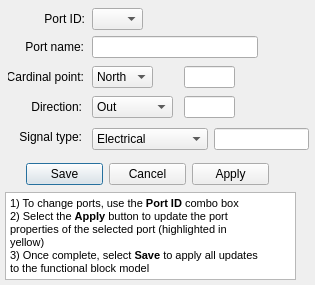
<?xml version="1.0" encoding="UTF-8"?>
<ui version="4.0">
 <class>Dialog</class>
 <widget class="QDialog" name="Dialog">
  <property name="geometry">
   <rect>
    <x>0</x>
    <y>0</y>
    <width>315</width>
    <height>285</height>
   </rect>
  </property>
  <property name="sizePolicy">
   <sizepolicy hsizetype="Fixed" vsizetype="Fixed">
    <horstretch>0</horstretch>
    <verstretch>0</verstretch>
   </sizepolicy>
  </property>
  <property name="minimumSize">
   <size>
    <width>315</width>
    <height>285</height>
   </size>
  </property>
  <property name="maximumSize">
   <size>
    <width>315</width>
    <height>285</height>
   </size>
  </property>
  <property name="baseSize">
   <size>
    <width>0</width>
    <height>0</height>
   </size>
  </property>
  <property name="font">
   <font>
    <family>Segoe UI</family>
   </font>
  </property>
  <property name="windowTitle">
   <string>Edit port(s)</string>
  </property>
  <property name="windowIcon">
   <iconset>
    <normaloff>Icon_SystemLabDesigner.bmp</normaloff>Icon_SystemLabDesigner.bmp</iconset>
  </property>
  <property name="modal">
   <bool>true</bool>
  </property>
  <widget class="QDialogButtonBox" name="buttonBox">
   <property name="geometry">
    <rect>
     <x>26</x>
     <y>158</y>
     <width>243</width>
     <height>32</height>
    </rect>
   </property>
   <property name="orientation">
    <enum>Qt::Horizontal</enum>
   </property>
   <property name="standardButtons">
    <set>QDialogButtonBox::Apply|QDialogButtonBox::Cancel|QDialogButtonBox::Save</set>
   </property>
  </widget>
  <widget class="QComboBox" name="signalBox">
   <property name="geometry">
    <rect>
     <x>92</x>
     <y>128</y>
     <width>116</width>
     <height>22</height>
    </rect>
   </property>
   <property name="editable">
    <bool>false</bool>
   </property>
   <property name="currentText">
    <string>Electrical</string>
   </property>
   <property name="currentIndex">
    <number>0</number>
   </property>
   <property name="maxVisibleItems">
    <number>6</number>
   </property>
   <item>
    <property name="text">
     <string>Electrical</string>
    </property>
   </item>
   <item>
    <property name="text">
     <string>Optical</string>
    </property>
   </item>
   <item>
    <property name="text">
     <string>Digital</string>
    </property>
   </item>
   <item>
    <property name="text">
     <string>Analog (1)</string>
    </property>
   </item>
   <item>
    <property name="text">
     <string>Analog (2)</string>
    </property>
   </item>
   <item>
    <property name="text">
     <string>Analog (3)</string>
    </property>
   </item>
   <item>
    <property name="text">
     <string>Disabled</string>
    </property>
   </item>
  </widget>
  <widget class="QLabel" name="label_5">
   <property name="geometry">
    <rect>
     <x>12</x>
     <y>126</y>
     <width>70</width>
     <height>21</height>
    </rect>
   </property>
   <property name="layoutDirection">
    <enum>Qt::RightToLeft</enum>
   </property>
   <property name="text">
    <string>Signal type:</string>
   </property>
   <property name="alignment">
    <set>Qt::AlignRight|Qt::AlignTrailing|Qt::AlignVCenter</set>
   </property>
  </widget>
  <widget class="QLabel" name="label_3">
   <property name="geometry">
    <rect>
     <x>8</x>
     <y>66</y>
     <width>76</width>
     <height>21</height>
    </rect>
   </property>
   <property name="layoutDirection">
    <enum>Qt::RightToLeft</enum>
   </property>
   <property name="text">
    <string>Cardinal point:</string>
   </property>
   <property name="alignment">
    <set>Qt::AlignRight|Qt::AlignTrailing|Qt::AlignVCenter</set>
   </property>
  </widget>
  <widget class="QLabel" name="label_2">
   <property name="geometry">
    <rect>
     <x>22</x>
     <y>36</y>
     <width>62</width>
     <height>21</height>
    </rect>
   </property>
   <property name="layoutDirection">
    <enum>Qt::RightToLeft</enum>
   </property>
   <property name="text">
    <string>Port name:</string>
   </property>
   <property name="alignment">
    <set>Qt::AlignRight|Qt::AlignTrailing|Qt::AlignVCenter</set>
   </property>
  </widget>
  <widget class="QComboBox" name="cardinalBox">
   <property name="geometry">
    <rect>
     <x>92</x>
     <y>66</y>
     <width>61</width>
     <height>22</height>
    </rect>
   </property>
   <property name="editable">
    <bool>false</bool>
   </property>
   <property name="currentText">
    <string>North</string>
   </property>
   <property name="currentIndex">
    <number>0</number>
   </property>
   <property name="maxVisibleItems">
    <number>4</number>
   </property>
   <item>
    <property name="text">
     <string>North</string>
    </property>
   </item>
   <item>
    <property name="text">
     <string>East</string>
    </property>
   </item>
   <item>
    <property name="text">
     <string>South</string>
    </property>
   </item>
   <item>
    <property name="text">
     <string>West</string>
    </property>
   </item>
  </widget>
  <widget class="QLineEdit" name="portName">
   <property name="geometry">
    <rect>
     <x>92</x>
     <y>36</y>
     <width>166</width>
     <height>22</height>
    </rect>
   </property>
  </widget>
  <widget class="QComboBox" name="directionBox">
   <property name="geometry">
    <rect>
     <x>92</x>
     <y>96</y>
     <width>81</width>
     <height>22</height>
    </rect>
   </property>
   <property name="editable">
    <bool>false</bool>
   </property>
   <property name="currentText">
    <string>Out</string>
   </property>
   <property name="currentIndex">
    <number>0</number>
   </property>
   <property name="maxVisibleItems">
    <number>4</number>
   </property>
   <item>
    <property name="text">
     <string>Out</string>
    </property>
   </item>
   <item>
    <property name="text">
     <string>In</string>
    </property>
   </item>
   <item>
    <property name="text">
     <string>In-Feedback</string>
    </property>
   </item>
  </widget>
  <widget class="QLabel" name="label_4">
   <property name="geometry">
    <rect>
     <x>24</x>
     <y>96</y>
     <width>58</width>
     <height>21</height>
    </rect>
   </property>
   <property name="layoutDirection">
    <enum>Qt::RightToLeft</enum>
   </property>
   <property name="text">
    <string>Direction:</string>
   </property>
   <property name="alignment">
    <set>Qt::AlignRight|Qt::AlignTrailing|Qt::AlignVCenter</set>
   </property>
  </widget>
  <widget class="QLabel" name="label_6">
   <property name="geometry">
    <rect>
     <x>34</x>
     <y>8</y>
     <width>51</width>
     <height>21</height>
    </rect>
   </property>
   <property name="layoutDirection">
    <enum>Qt::RightToLeft</enum>
   </property>
   <property name="text">
    <string>Port ID:</string>
   </property>
   <property name="alignment">
    <set>Qt::AlignRight|Qt::AlignTrailing|Qt::AlignVCenter</set>
   </property>
  </widget>
  <widget class="QLineEdit" name="portCardinal">
   <property name="geometry">
    <rect>
     <x>184</x>
     <y>66</y>
     <width>51</width>
     <height>22</height>
    </rect>
   </property>
   <property name="readOnly">
    <bool>true</bool>
   </property>
  </widget>
  <widget class="QLineEdit" name="portDirection">
   <property name="enabled">
    <bool>true</bool>
   </property>
   <property name="geometry">
    <rect>
     <x>184</x>
     <y>96</y>
     <width>51</width>
     <height>22</height>
    </rect>
   </property>
   <property name="readOnly">
    <bool>true</bool>
   </property>
  </widget>
  <widget class="QLineEdit" name="signalType">
   <property name="enabled">
    <bool>true</bool>
   </property>
   <property name="geometry">
    <rect>
     <x>214</x>
     <y>128</y>
     <width>95</width>
     <height>22</height>
    </rect>
   </property>
   <property name="readOnly">
    <bool>true</bool>
   </property>
  </widget>
  <widget class="QComboBox" name="portID">
   <property name="geometry">
    <rect>
     <x>92</x>
     <y>8</y>
     <width>51</width>
     <height>22</height>
    </rect>
   </property>
   <property name="acceptDrops">
    <bool>false</bool>
   </property>
   <property name="editable">
    <bool>false</bool>
   </property>
   <property name="currentText">
    <string/>
   </property>
   <property name="currentIndex">
    <number>-1</number>
   </property>
   <property name="maxVisibleItems">
    <number>10</number>
   </property>
  </widget>
  <widget class="QTextBrowser" name="textBrowser">
   <property name="geometry">
    <rect>
     <x>5</x>
     <y>192</y>
     <width>291</width>
     <height>88</height>
    </rect>
   </property>
   <property name="html">
    <string>&lt;!DOCTYPE HTML PUBLIC &quot;-//W3C//DTD HTML 4.0//EN&quot; &quot;http://www.w3.org/TR/REC-html40/strict.dtd&quot;&gt;
&lt;html&gt;&lt;head&gt;&lt;meta name=&quot;qrichtext&quot; content=&quot;1&quot; /&gt;&lt;style type=&quot;text/css&quot;&gt;
p, li { white-space: pre-wrap; }
&lt;/style&gt;&lt;/head&gt;&lt;body style=&quot; font-family:'Segoe UI'; font-size:8.25pt; font-weight:400; font-style:normal;&quot;&gt;
&lt;p style=&quot; margin-top:0px; margin-bottom:0px; margin-left:0px; margin-right:0px; -qt-block-indent:0; text-indent:0px;&quot;&gt;1) To change ports, use the &lt;span style=&quot; font-weight:600;&quot;&gt;Port ID&lt;/span&gt; combo box&lt;/p&gt;
&lt;p style=&quot; margin-top:0px; margin-bottom:0px; margin-left:0px; margin-right:0px; -qt-block-indent:0; text-indent:0px;&quot;&gt;2) Select the &lt;span style=&quot; font-weight:600;&quot;&gt;Apply&lt;/span&gt; button to update the port&lt;/p&gt;
&lt;p style=&quot; margin-top:0px; margin-bottom:0px; margin-left:0px; margin-right:0px; -qt-block-indent:0; text-indent:0px;&quot;&gt;properties of the selected port (highlighted in&lt;/p&gt;
&lt;p style=&quot; margin-top:0px; margin-bottom:0px; margin-left:0px; margin-right:0px; -qt-block-indent:0; text-indent:0px;&quot;&gt;yellow)&lt;/p&gt;
&lt;p style=&quot; margin-top:0px; margin-bottom:0px; margin-left:0px; margin-right:0px; -qt-block-indent:0; text-indent:0px;&quot;&gt;3) Once complete, select &lt;span style=&quot; font-weight:600;&quot;&gt;Save&lt;/span&gt; to apply all updates&lt;/p&gt;
&lt;p style=&quot; margin-top:0px; margin-bottom:0px; margin-left:0px; margin-right:0px; -qt-block-indent:0; text-indent:0px;&quot;&gt;to the functional block model&lt;/p&gt;&lt;/body&gt;&lt;/html&gt;</string>
   </property>
  </widget>
 </widget>
 <resources/>
 <connections>
  <connection>
   <sender>buttonBox</sender>
   <signal>accepted()</signal>
   <receiver>Dialog</receiver>
   <slot>accept()</slot>
   <hints>
    <hint type="sourcelabel">
     <x>248</x>
     <y>254</y>
    </hint>
    <hint type="destinationlabel">
     <x>157</x>
     <y>274</y>
    </hint>
   </hints>
  </connection>
  <connection>
   <sender>buttonBox</sender>
   <signal>rejected()</signal>
   <receiver>Dialog</receiver>
   <slot>reject()</slot>
   <hints>
    <hint type="sourcelabel">
     <x>316</x>
     <y>260</y>
    </hint>
    <hint type="destinationlabel">
     <x>286</x>
     <y>274</y>
    </hint>
   </hints>
  </connection>
 </connections>
</ui>
